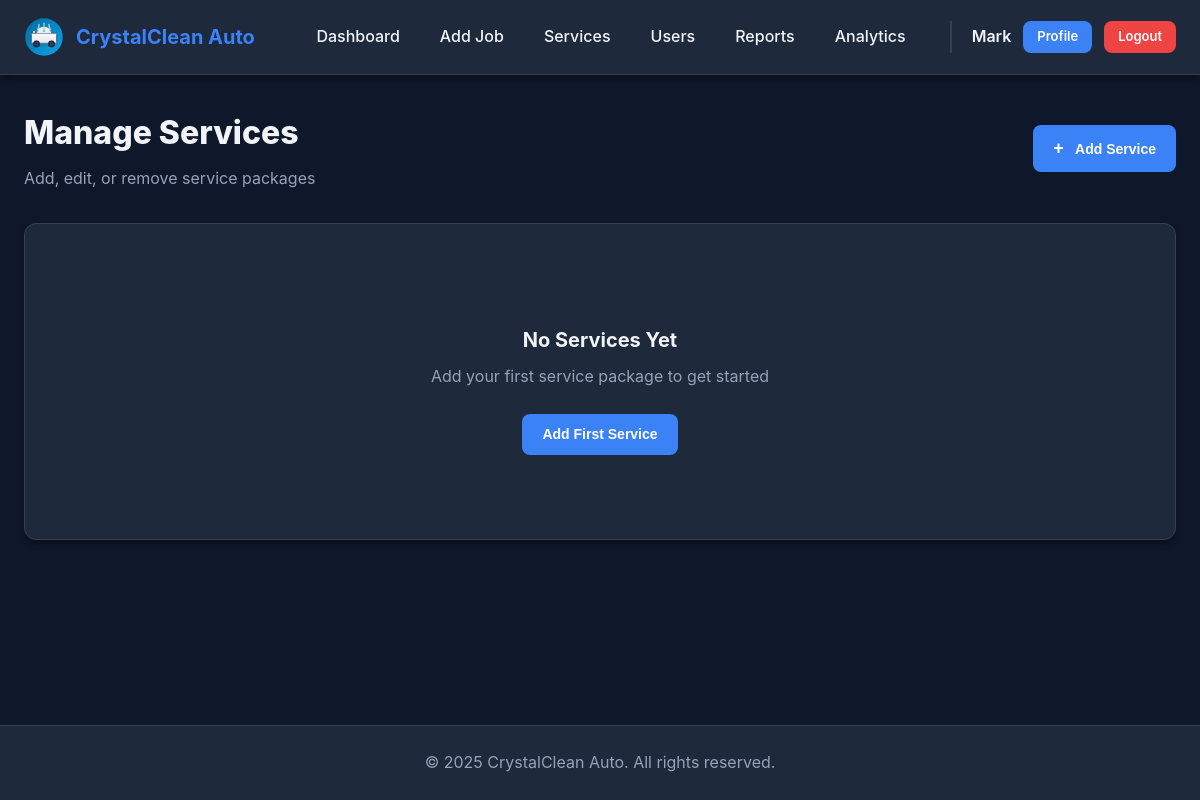
The page /services (signed in) on the database as committed earlier.
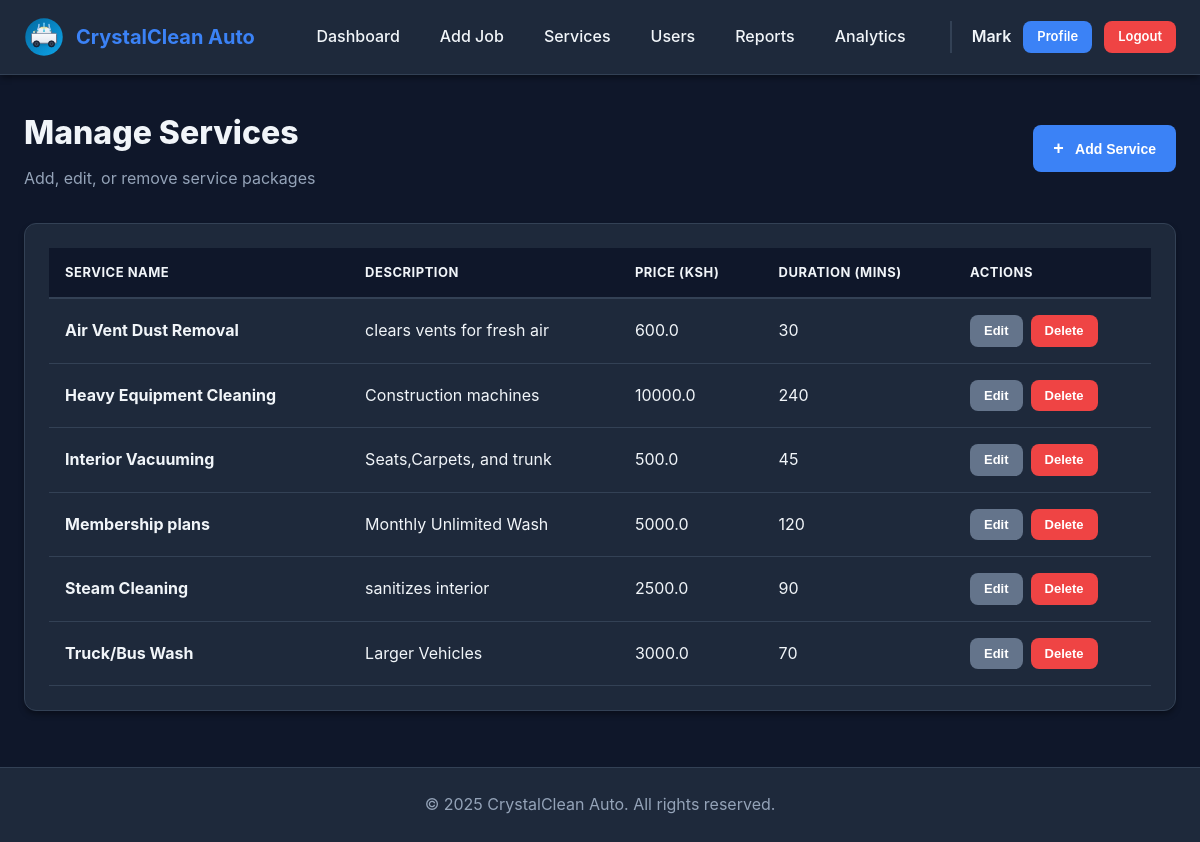
The same page on the database as committed later.
### app/models.py (models this page shows, shortened)
class Service(db.Model):
    __tablename__ = 'services'
    id = db.Column(db.Integer, primary_key=True)
    name = db.Column(db.String(100), unique=True, nullable=False)
    description = db.Column(db.Text)
    price = db.Column(db.Float, nullable=False)
    duration = db.Column(db.Integer, nullable=False)  # Duration in minutes
    is_active = db.Column(db.Boolean, default=True)
    created_at = db.Column(db.DateTime, default=datetime.utcnow)
    cars = db.relationship('Car', backref='service', lazy='dynamic')

### app/routes.py (the view)
@app.route('/services')
@login_required
@admin_required
def manage_services():
    services = Service.query.order_by(Service.name).all()
    add_form = AddServiceForm()
    edit_form = EditServiceForm()
    return render_template('manage_services.html',
                         services=services,
                         add_form=add_form,
                         edit_form=edit_form)

### app/models.py (called while the page is built)
@login_manager.user_loader
def load_user(user_id):
    return User.query.get(int(user_id))

### app/utils.py (called while the page is built)
def admin_required(f):
    @wraps(f)
    def decorated_function(*args, **kwargs):
        if not current_user.is_authenticated:
            flash('Please log in to access this page.', 'error')
            return redirect(url_for('login'))
        if current_user.role != 'admin':
            flash('You do not have permission to access this page.', 'error')
            return redirect(url_for('staff_dashboard'))
        return f(*args, **kwargs)
    return decorated_function

### app/templates/manage_services.html (shortened to what this page needs)
{% extends "base.html" %}
{% block content %}
<div class="dashboard-header" style="margin-bottom: 32px;">
    <div>
        <h1 style="font-size: 32px; font-weight: 800; color: var(--text-dark);">Manage Services</h1>
        <p style="color: var(--text-light); margin-top: 8px;">Add, edit, or remove service packages</p>
    </div>
    <button class="btn btn-primary" onclick="openAddServiceModal()">
        <span style="font-size: 18px; margin-right: 8px;">+</span> Add Service
    </button>
</div>
<div class="card">
    <div class="card-body">
        {% if services %}
        <div class="table-responsive">
            <table class="table">
                <thead>
                    <tr>
                        <th>Service Name</th>
                        <th>Description</th>
                        <th>Price (KSh)</th>
                        <th>Duration (mins)</th>
                        <th>Actions</th>
                    </tr>
                </thead>
                <tbody>
                    {% for service in services %}
                    <tr>
                        <td><strong>{{ service.name }}</strong></td>
                        <td>{{ service.description }}</td>
                        <td>{{ service.price }}</td>
                        <td>{{ service.duration }}</td>
                        <td>
                            <div class="action-buttons">
                                <button class="btn btn-sm btn-secondary" onclick="openEditServiceModal({{ service.id }}, '{{ service.name }}', '{{ service.description }}', {{ service.price }}, {{ service.duration }})">
                                    Edit
                                </button>
                                <form method="POST" action="{{ url_for('delete_service', service_id=service.id) }}" style="display: inline;" onsubmit="return confirm('Are you sure you want to delete this service?')">
                                    <button type="submit" class="btn btn-sm btn-danger">Delete</button>
                                </form>
                            </div>
                        </td>
                    </tr>
                    {% endfor %}
                </tbody>
            </table>
        </div>
        {% else %}
        <div class="empty-state">
            <h3 class="empty-state-title">No Services Yet</h3>
            <p class="empty-state-text">Add your first service package to get started</p>
            <button class="btn btn-primary" onclick="openAddServiceModal()">Add First Service</button>
        </div>
        {% endif %}
    </div>
</div>
{% endblock %}

Rows that differ between the two databases and show on the page:
added Service: name "Air Vent Dust Removal", description "clears vents for fresh air", price "600.0", duration "30"
added Service: name "Heavy Equipment Cleaning", description "Construction machines", price "10000.0", duration "240"
added Service: name "Interior Vacuuming", description "Seats,Carpets, and trunk", price "500.0", duration "45"
added Service: name "Membership plans", description "Monthly Unlimited Wash", price "5000.0", duration "120"
added Service: name "Steam Cleaning", description "sanitizes interior", price "2500.0", duration "90"
added Service: name "Truck/Bus Wash", description "Larger Vehicles", price "3000.0", duration "70"
Other text that changed with them:
text no longer shown: "No Services Yet Add your first service package to get started Add First Service"
text now shown: "SERVICE NAME DESCRIPTION PRICE (KSH) DURATION (MINS) ACTIONS"
